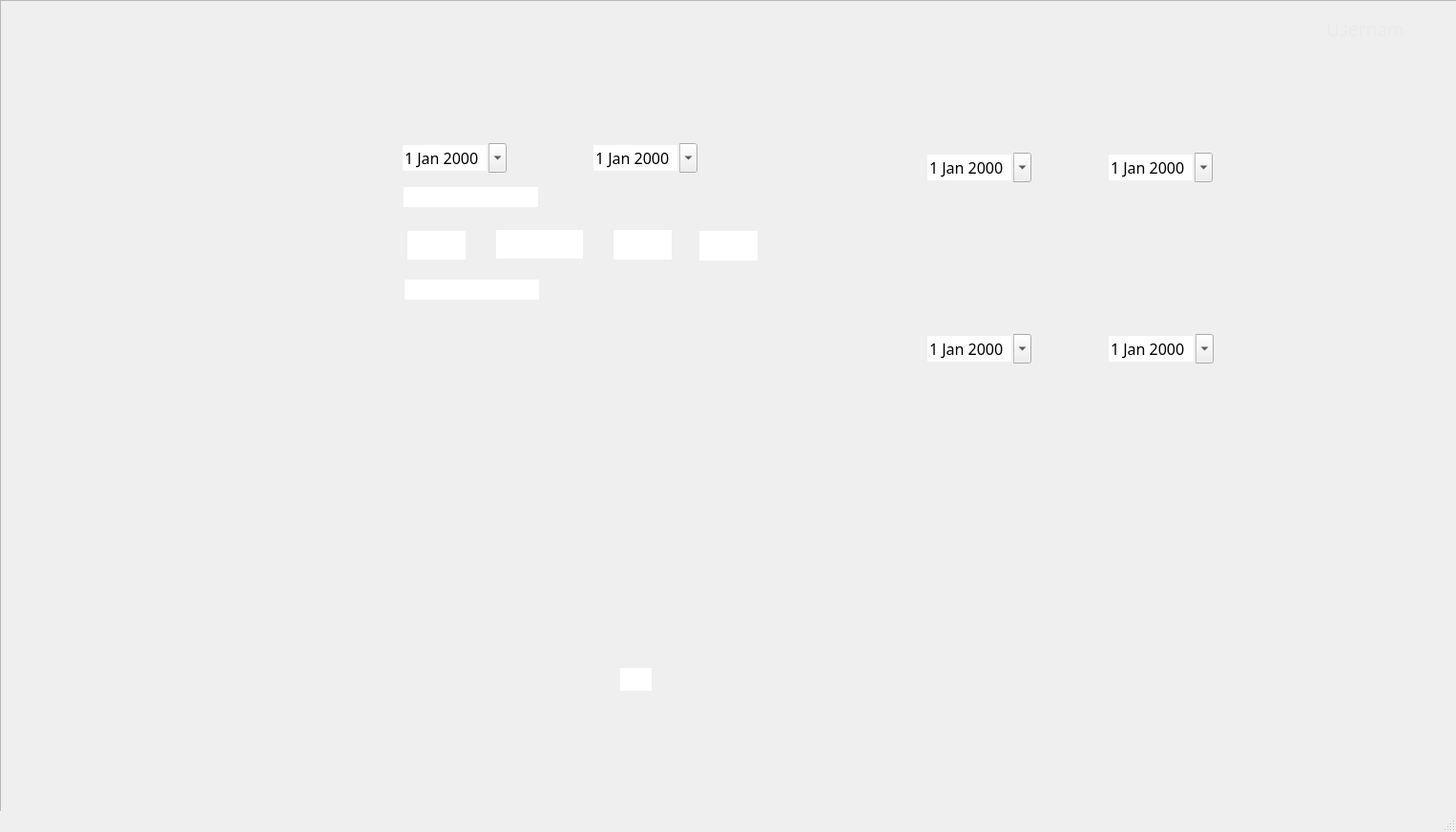
<?xml version="1.0" encoding="UTF-8"?>
<ui version="4.0">
 <class>Records</class>
 <widget class="QMainWindow" name="Records">
  <property name="geometry">
   <rect>
    <x>0</x>
    <y>0</y>
    <width>1526</width>
    <height>872</height>
   </rect>
  </property>
  <property name="windowTitle">
   <string>Records</string>
  </property>
  <widget class="QWidget" name="centralwidget">
   <widget class="QFrame" name="frame">
    <property name="geometry">
     <rect>
      <x>0</x>
      <y>0</y>
      <width>1541</width>
      <height>861</height>
     </rect>
    </property>
    <property name="frameShape">
     <enum>QFrame::StyledPanel</enum>
    </property>
    <property name="frameShadow">
     <enum>QFrame::Raised</enum>
    </property>
    <widget class="QLabel" name="BackgLabel">
     <property name="geometry">
      <rect>
       <x>0</x>
       <y>0</y>
       <width>1521</width>
       <height>831</height>
      </rect>
     </property>
     <property name="text">
      <string/>
     </property>
     <property name="pixmap">
      <pixmap>Images/Records.png</pixmap>
     </property>
     <property name="scaledContents">
      <bool>true</bool>
     </property>
    </widget>
    <widget class="QPushButton" name="DataButton">
     <property name="geometry">
      <rect>
       <x>0</x>
       <y>110</y>
       <width>241</width>
       <height>51</height>
      </rect>
     </property>
     <property name="text">
      <string/>
     </property>
     <property name="flat">
      <bool>true</bool>
     </property>
    </widget>
    <widget class="QPushButton" name="RecordsButton">
     <property name="geometry">
      <rect>
       <x>0</x>
       <y>390</y>
       <width>241</width>
       <height>51</height>
      </rect>
     </property>
     <property name="text">
      <string/>
     </property>
     <property name="flat">
      <bool>true</bool>
     </property>
    </widget>
    <widget class="QPushButton" name="StatisticsButton">
     <property name="geometry">
      <rect>
       <x>0</x>
       <y>450</y>
       <width>241</width>
       <height>51</height>
      </rect>
     </property>
     <property name="text">
      <string/>
     </property>
     <property name="flat">
      <bool>true</bool>
     </property>
    </widget>
    <widget class="QPushButton" name="LogOutButton">
     <property name="geometry">
      <rect>
       <x>0</x>
       <y>770</y>
       <width>241</width>
       <height>51</height>
      </rect>
     </property>
     <property name="text">
      <string/>
     </property>
     <property name="flat">
      <bool>true</bool>
     </property>
    </widget>
    <widget class="QLabel" name="UsernameLabel">
     <property name="geometry">
      <rect>
       <x>1390</x>
       <y>20</y>
       <width>81</width>
       <height>21</height>
      </rect>
     </property>
     <property name="font">
      <font>
       <family>Source Sans Pro</family>
       <pointsize>14</pointsize>
      </font>
     </property>
     <property name="cursor">
      <cursorShape>BlankCursor</cursorShape>
     </property>
     <property name="autoFillBackground">
      <bool>false</bool>
     </property>
     <property name="styleSheet">
      <string notr="true">color: rgb(234, 234, 234);</string>
     </property>
     <property name="text">
      <string>Username</string>
     </property>
    </widget>
    <widget class="QPushButton" name="HomeButton">
     <property name="geometry">
      <rect>
       <x>0</x>
       <y>60</y>
       <width>241</width>
       <height>51</height>
      </rect>
     </property>
     <property name="text">
      <string/>
     </property>
     <property name="flat">
      <bool>true</bool>
     </property>
    </widget>
    <widget class="QPushButton" name="AuditLogButton">
     <property name="geometry">
      <rect>
       <x>0</x>
       <y>280</y>
       <width>241</width>
       <height>51</height>
      </rect>
     </property>
     <property name="text">
      <string/>
     </property>
     <property name="flat">
      <bool>true</bool>
     </property>
    </widget>
    <widget class="QPushButton" name="CatalogButton">
     <property name="geometry">
      <rect>
       <x>0</x>
       <y>340</y>
       <width>241</width>
       <height>51</height>
      </rect>
     </property>
     <property name="text">
      <string/>
     </property>
     <property name="flat">
      <bool>true</bool>
     </property>
    </widget>
    <widget class="QPushButton" name="UserBanButton">
     <property name="geometry">
      <rect>
       <x>0</x>
       <y>170</y>
       <width>241</width>
       <height>51</height>
      </rect>
     </property>
     <property name="text">
      <string/>
     </property>
     <property name="flat">
      <bool>true</bool>
     </property>
    </widget>
    <widget class="QPushButton" name="PersonRegisterbutton">
     <property name="geometry">
      <rect>
       <x>0</x>
       <y>230</y>
       <width>241</width>
       <height>51</height>
      </rect>
     </property>
     <property name="text">
      <string/>
     </property>
     <property name="flat">
      <bool>true</bool>
     </property>
    </widget>
    <widget class="QLineEdit" name="FourthSpaceRecNum">
     <property name="enabled">
      <bool>true</bool>
     </property>
     <property name="geometry">
      <rect>
       <x>733</x>
       <y>242</y>
       <width>61</width>
       <height>31</height>
      </rect>
     </property>
     <property name="font">
      <font>
       <family>Source Sans Pro</family>
       <pointsize>12</pointsize>
      </font>
     </property>
     <property name="cursor">
      <cursorShape>IBeamCursor</cursorShape>
     </property>
     <property name="acceptDrops">
      <bool>true</bool>
     </property>
     <property name="autoFillBackground">
      <bool>false</bool>
     </property>
     <property name="frame">
      <bool>false</bool>
     </property>
     <property name="clearButtonEnabled">
      <bool>false</bool>
     </property>
    </widget>
    <widget class="QLineEdit" name="FirstSpaceRecordNum">
     <property name="enabled">
      <bool>true</bool>
     </property>
     <property name="geometry">
      <rect>
       <x>427</x>
       <y>242</y>
       <width>61</width>
       <height>30</height>
      </rect>
     </property>
     <property name="font">
      <font>
       <family>Source Sans Pro</family>
       <pointsize>12</pointsize>
      </font>
     </property>
     <property name="cursor">
      <cursorShape>IBeamCursor</cursorShape>
     </property>
     <property name="acceptDrops">
      <bool>true</bool>
     </property>
     <property name="autoFillBackground">
      <bool>false</bool>
     </property>
     <property name="frame">
      <bool>false</bool>
     </property>
     <property name="clearButtonEnabled">
      <bool>false</bool>
     </property>
    </widget>
    <widget class="QLineEdit" name="SecSpaceRecordNum">
     <property name="enabled">
      <bool>true</bool>
     </property>
     <property name="geometry">
      <rect>
       <x>520</x>
       <y>241</y>
       <width>91</width>
       <height>30</height>
      </rect>
     </property>
     <property name="font">
      <font>
       <family>Source Sans Pro</family>
       <pointsize>12</pointsize>
      </font>
     </property>
     <property name="cursor">
      <cursorShape>IBeamCursor</cursorShape>
     </property>
     <property name="acceptDrops">
      <bool>true</bool>
     </property>
     <property name="autoFillBackground">
      <bool>false</bool>
     </property>
     <property name="frame">
      <bool>false</bool>
     </property>
     <property name="clearButtonEnabled">
      <bool>false</bool>
     </property>
    </widget>
    <widget class="QLineEdit" name="ThirdSpaceRecNum">
     <property name="enabled">
      <bool>true</bool>
     </property>
     <property name="geometry">
      <rect>
       <x>643</x>
       <y>241</y>
       <width>61</width>
       <height>31</height>
      </rect>
     </property>
     <property name="font">
      <font>
       <family>Source Sans Pro</family>
       <pointsize>12</pointsize>
      </font>
     </property>
     <property name="cursor">
      <cursorShape>IBeamCursor</cursorShape>
     </property>
     <property name="acceptDrops">
      <bool>true</bool>
     </property>
     <property name="autoFillBackground">
      <bool>false</bool>
     </property>
     <property name="frame">
      <bool>false</bool>
     </property>
     <property name="clearButtonEnabled">
      <bool>false</bool>
     </property>
    </widget>
    <widget class="QDateEdit" name="AverageResFinalDate">
     <property name="geometry">
      <rect>
       <x>1160</x>
       <y>160</y>
       <width>111</width>
       <height>31</height>
      </rect>
     </property>
     <property name="font">
      <font>
       <family>Source Sans Pro</family>
       <pointsize>12</pointsize>
      </font>
     </property>
     <property name="acceptDrops">
      <bool>false</bool>
     </property>
     <property name="autoFillBackground">
      <bool>false</bool>
     </property>
     <property name="wrapping">
      <bool>false</bool>
     </property>
     <property name="frame">
      <bool>false</bool>
     </property>
     <property name="buttonSymbols">
      <enum>QAbstractSpinBox::UpDownArrows</enum>
     </property>
     <property name="showGroupSeparator" stdset="0">
      <bool>false</bool>
     </property>
     <property name="calendarPopup">
      <bool>true</bool>
     </property>
    </widget>
    <widget class="QDateEdit" name="AverageResInitialDate">
     <property name="geometry">
      <rect>
       <x>970</x>
       <y>160</y>
       <width>111</width>
       <height>31</height>
      </rect>
     </property>
     <property name="font">
      <font>
       <family>Source Sans Pro</family>
       <pointsize>12</pointsize>
      </font>
     </property>
     <property name="acceptDrops">
      <bool>false</bool>
     </property>
     <property name="autoFillBackground">
      <bool>false</bool>
     </property>
     <property name="wrapping">
      <bool>false</bool>
     </property>
     <property name="frame">
      <bool>false</bool>
     </property>
     <property name="buttonSymbols">
      <enum>QAbstractSpinBox::UpDownArrows</enum>
     </property>
     <property name="showGroupSeparator" stdset="0">
      <bool>false</bool>
     </property>
     <property name="calendarPopup">
      <bool>true</bool>
     </property>
    </widget>
    <widget class="QDateEdit" name="RecWithoutResFinalDate">
     <property name="geometry">
      <rect>
       <x>1160</x>
       <y>350</y>
       <width>112</width>
       <height>31</height>
      </rect>
     </property>
     <property name="font">
      <font>
       <family>Source Sans Pro</family>
       <pointsize>12</pointsize>
      </font>
     </property>
     <property name="acceptDrops">
      <bool>false</bool>
     </property>
     <property name="autoFillBackground">
      <bool>false</bool>
     </property>
     <property name="wrapping">
      <bool>false</bool>
     </property>
     <property name="frame">
      <bool>false</bool>
     </property>
     <property name="buttonSymbols">
      <enum>QAbstractSpinBox::UpDownArrows</enum>
     </property>
     <property name="showGroupSeparator" stdset="0">
      <bool>false</bool>
     </property>
     <property name="calendarPopup">
      <bool>true</bool>
     </property>
    </widget>
    <widget class="QDateEdit" name="RecWithoutResInitialDate">
     <property name="geometry">
      <rect>
       <x>970</x>
       <y>350</y>
       <width>111</width>
       <height>31</height>
      </rect>
     </property>
     <property name="font">
      <font>
       <family>Source Sans Pro</family>
       <pointsize>12</pointsize>
      </font>
     </property>
     <property name="acceptDrops">
      <bool>false</bool>
     </property>
     <property name="autoFillBackground">
      <bool>false</bool>
     </property>
     <property name="wrapping">
      <bool>false</bool>
     </property>
     <property name="frame">
      <bool>false</bool>
     </property>
     <property name="buttonSymbols">
      <enum>QAbstractSpinBox::UpDownArrows</enum>
     </property>
     <property name="showGroupSeparator" stdset="0">
      <bool>false</bool>
     </property>
     <property name="calendarPopup">
      <bool>true</bool>
     </property>
    </widget>
    <widget class="QPushButton" name="AvgResolutRateButton">
     <property name="geometry">
      <rect>
       <x>894</x>
       <y>262</y>
       <width>127</width>
       <height>33</height>
      </rect>
     </property>
     <property name="text">
      <string/>
     </property>
     <property name="flat">
      <bool>true</bool>
     </property>
    </widget>
    <widget class="QLabel" name="RecordsWithoutResDisplay">
     <property name="geometry">
      <rect>
       <x>910</x>
       <y>410</y>
       <width>381</width>
       <height>121</height>
      </rect>
     </property>
     <property name="font">
      <font>
       <family>Source Sans Pro</family>
       <pointsize>12</pointsize>
      </font>
     </property>
     <property name="autoFillBackground">
      <bool>false</bool>
     </property>
     <property name="text">
      <string/>
     </property>
     <property name="alignment">
      <set>Qt::AlignLeading|Qt::AlignLeft|Qt::AlignTop</set>
     </property>
    </widget>
    <widget class="QLabel" name="AverageResolutionDisplay">
     <property name="geometry">
      <rect>
       <x>900</x>
       <y>210</y>
       <width>381</width>
       <height>28</height>
      </rect>
     </property>
     <property name="font">
      <font>
       <family>Source Sans Pro</family>
       <pointsize>12</pointsize>
      </font>
     </property>
     <property name="autoFillBackground">
      <bool>false</bool>
     </property>
     <property name="text">
      <string/>
     </property>
     <property name="alignment">
      <set>Qt::AlignLeading|Qt::AlignLeft|Qt::AlignTop</set>
     </property>
    </widget>
    <widget class="QLabel" name="UserSamePassDisplay">
     <property name="geometry">
      <rect>
       <x>430</x>
       <y>340</y>
       <width>381</width>
       <height>121</height>
      </rect>
     </property>
     <property name="font">
      <font>
       <family>Source Sans Pro</family>
       <pointsize>12</pointsize>
      </font>
     </property>
     <property name="autoFillBackground">
      <bool>false</bool>
     </property>
     <property name="text">
      <string/>
     </property>
     <property name="alignment">
      <set>Qt::AlignLeading|Qt::AlignLeft|Qt::AlignTop</set>
     </property>
    </widget>
    <widget class="QLabel" name="RecentRecordsDisplay">
     <property name="geometry">
      <rect>
       <x>430</x>
       <y>560</y>
       <width>381</width>
       <height>121</height>
      </rect>
     </property>
     <property name="font">
      <font>
       <family>Source Sans Pro</family>
       <pointsize>12</pointsize>
      </font>
     </property>
     <property name="autoFillBackground">
      <bool>false</bool>
     </property>
     <property name="text">
      <string/>
     </property>
     <property name="alignment">
      <set>Qt::AlignLeading|Qt::AlignLeft|Qt::AlignTop</set>
     </property>
    </widget>
    <widget class="QDateEdit" name="RecByDayInitialDate">
     <property name="geometry">
      <rect>
       <x>420</x>
       <y>150</y>
       <width>111</width>
       <height>31</height>
      </rect>
     </property>
     <property name="font">
      <font>
       <family>Source Sans Pro</family>
       <pointsize>12</pointsize>
      </font>
     </property>
     <property name="acceptDrops">
      <bool>false</bool>
     </property>
     <property name="autoFillBackground">
      <bool>false</bool>
     </property>
     <property name="wrapping">
      <bool>false</bool>
     </property>
     <property name="frame">
      <bool>false</bool>
     </property>
     <property name="buttonSymbols">
      <enum>QAbstractSpinBox::UpDownArrows</enum>
     </property>
     <property name="showGroupSeparator" stdset="0">
      <bool>false</bool>
     </property>
     <property name="calendarPopup">
      <bool>true</bool>
     </property>
    </widget>
    <widget class="QDateEdit" name="RecByDayFinalDate">
     <property name="geometry">
      <rect>
       <x>620</x>
       <y>150</y>
       <width>111</width>
       <height>31</height>
      </rect>
     </property>
     <property name="font">
      <font>
       <family>Source Sans Pro</family>
       <pointsize>12</pointsize>
      </font>
     </property>
     <property name="acceptDrops">
      <bool>false</bool>
     </property>
     <property name="autoFillBackground">
      <bool>false</bool>
     </property>
     <property name="wrapping">
      <bool>false</bool>
     </property>
     <property name="frame">
      <bool>false</bool>
     </property>
     <property name="buttonSymbols">
      <enum>QAbstractSpinBox::UpDownArrows</enum>
     </property>
     <property name="showGroupSeparator" stdset="0">
      <bool>false</bool>
     </property>
     <property name="calendarPopup">
      <bool>true</bool>
     </property>
    </widget>
    <widget class="QLineEdit" name="RecordIDInput">
     <property name="enabled">
      <bool>true</bool>
     </property>
     <property name="geometry">
      <rect>
       <x>650</x>
       <y>700</y>
       <width>33</width>
       <height>24</height>
      </rect>
     </property>
     <property name="font">
      <font>
       <family>Source Sans Pro</family>
       <pointsize>12</pointsize>
      </font>
     </property>
     <property name="cursor">
      <cursorShape>IBeamCursor</cursorShape>
     </property>
     <property name="acceptDrops">
      <bool>true</bool>
     </property>
     <property name="autoFillBackground">
      <bool>false</bool>
     </property>
     <property name="frame">
      <bool>false</bool>
     </property>
     <property name="clearButtonEnabled">
      <bool>false</bool>
     </property>
    </widget>
    <widget class="QPushButton" name="AvgResolutRateButton_2">
     <property name="geometry">
      <rect>
       <x>420</x>
       <y>480</y>
       <width>127</width>
       <height>33</height>
      </rect>
     </property>
     <property name="text">
      <string/>
     </property>
     <property name="flat">
      <bool>true</bool>
     </property>
    </widget>
    <widget class="QPushButton" name="RecentRecordButton">
     <property name="geometry">
      <rect>
       <x>420</x>
       <y>696</y>
       <width>127</width>
       <height>33</height>
      </rect>
     </property>
     <property name="text">
      <string/>
     </property>
     <property name="flat">
      <bool>true</bool>
     </property>
    </widget>
    <widget class="QPushButton" name="RecWithoutResButton">
     <property name="geometry">
      <rect>
       <x>895</x>
       <y>551</y>
       <width>127</width>
       <height>33</height>
      </rect>
     </property>
     <property name="text">
      <string/>
     </property>
     <property name="flat">
      <bool>true</bool>
     </property>
    </widget>
    <widget class="QPushButton" name="DeleteRecordButton">
     <property name="geometry">
      <rect>
       <x>693</x>
       <y>696</y>
       <width>127</width>
       <height>33</height>
      </rect>
     </property>
     <property name="text">
      <string/>
     </property>
     <property name="flat">
      <bool>true</bool>
     </property>
    </widget>
    <widget class="QLineEdit" name="CrimeTypeInput">
     <property name="enabled">
      <bool>true</bool>
     </property>
     <property name="geometry">
      <rect>
       <x>423</x>
       <y>196</y>
       <width>141</width>
       <height>21</height>
      </rect>
     </property>
     <property name="font">
      <font>
       <family>Source Sans Pro</family>
       <pointsize>12</pointsize>
      </font>
     </property>
     <property name="cursor">
      <cursorShape>IBeamCursor</cursorShape>
     </property>
     <property name="acceptDrops">
      <bool>true</bool>
     </property>
     <property name="autoFillBackground">
      <bool>false</bool>
     </property>
     <property name="frame">
      <bool>false</bool>
     </property>
     <property name="clearButtonEnabled">
      <bool>false</bool>
     </property>
    </widget>
    <widget class="QLineEdit" name="RecordsByDatePlaceInput">
     <property name="enabled">
      <bool>true</bool>
     </property>
     <property name="geometry">
      <rect>
       <x>424</x>
       <y>293</y>
       <width>141</width>
       <height>21</height>
      </rect>
     </property>
     <property name="font">
      <font>
       <family>Source Sans Pro</family>
       <pointsize>12</pointsize>
      </font>
     </property>
     <property name="cursor">
      <cursorShape>IBeamCursor</cursorShape>
     </property>
     <property name="acceptDrops">
      <bool>true</bool>
     </property>
     <property name="autoFillBackground">
      <bool>false</bool>
     </property>
     <property name="frame">
      <bool>false</bool>
     </property>
     <property name="clearButtonEnabled">
      <bool>false</bool>
     </property>
    </widget>
   </widget>
  </widget>
  <widget class="QMenuBar" name="menubar">
   <property name="geometry">
    <rect>
     <x>0</x>
     <y>0</y>
     <width>1526</width>
     <height>21</height>
    </rect>
   </property>
  </widget>
  <widget class="QStatusBar" name="statusbar"/>
 </widget>
 <resources/>
 <connections/>
</ui>
